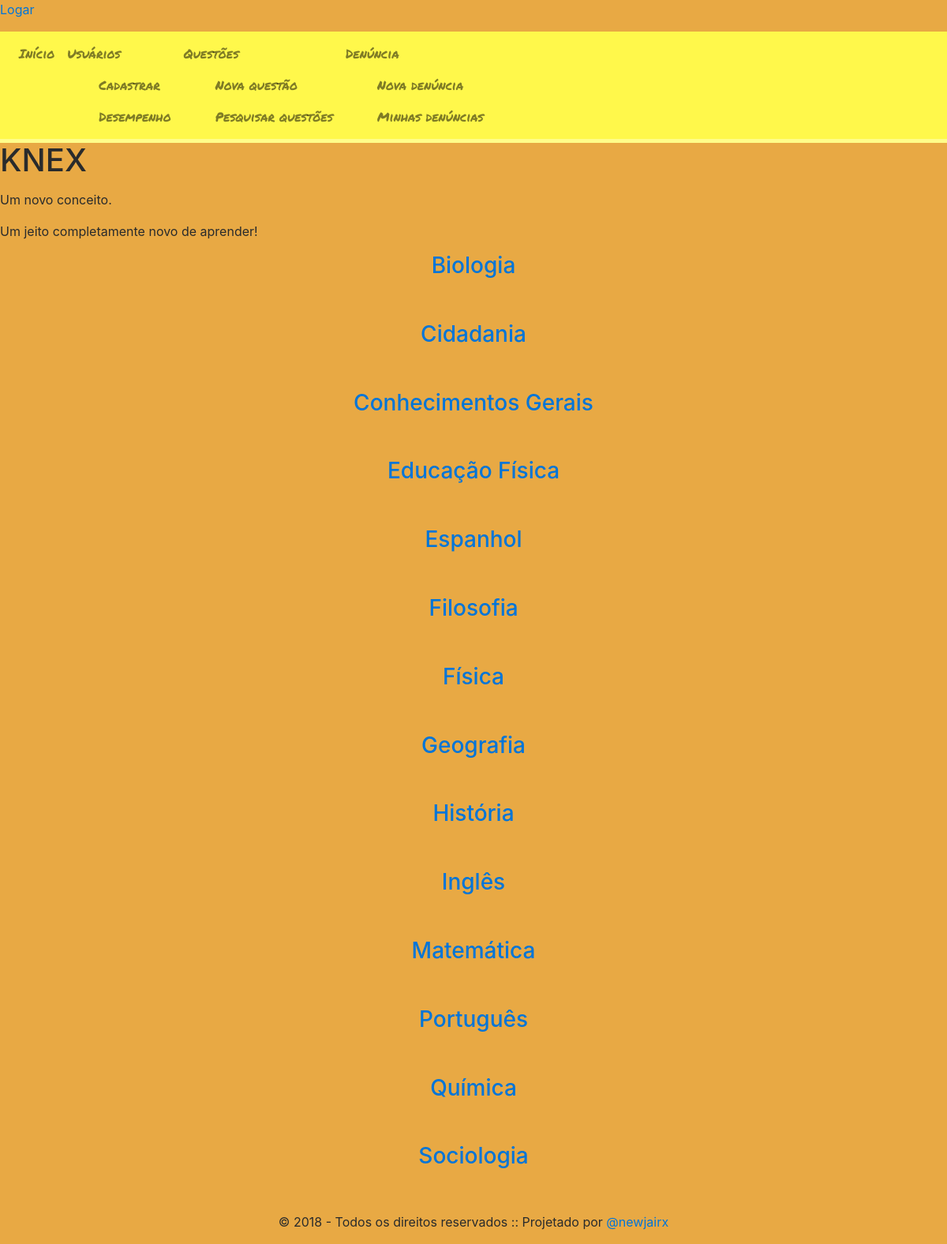
The page /KNEX/pesquisarQuestoes.php on the database its author committed.
### tables this page shows
CREATE TABLE AREA (
ID_AREA int(5) PRIMARY KEY auto_increment,
AREA varchar(50) not null
);

### KNEX/dao/queries.php (called while the page is built, shortened)
<?php
    class Queries {
        private $conexao;
        public function Queries(){
            $host = "mysql:host=localhost;dbname=knex";
            $usuario = "jairx";
            $senha = "Copa2018";
            try {
                $conexao = new PDO($host, $usuario, $senha);
            } catch (Exception $ex) {
                echo "Erro ao estabelecer conexão: ". $ex->getMessage();
            };
            $this->conexao = $conexao;
        }
        public function selectArea() {
            $string = "select * from AREA order by AREA asc;";
            $sql = $this->conexao->prepare($string);
            $sql->execute();
            return $sql;
        }
    }

### KNEX/pesquisarQuestoes.php (the view)
<?php
    include('header.php');
    include('brand.php');
    include('dao/queries.php');
?>
<?php
    $query = new Queries();
    $result = $query->selectArea();
    while($area = $result->fetch()){
        ?>
            <a href="assuntos.php?idArea=<?= $area["ID_AREA"] ?>&area=<?= $area["AREA"]?>">
                <h3 id="area"><?= $area["AREA"] ?></h3>
            </a>
            <br>
            <br>
        <?php
    }
?>
<?php
    include('footer.php');
?>

### KNEX/header.php (shortened to what this page needs)
<!DOCTYPE HTML>
<html>
	<head lang="pt-BR">
		<link rel="stylesheet" type="text/css" href="css/bootstrap.min.css">
		<link rel="stylesheet" type="text/css" href="css/style.css">
		<link rel="stylesheet" href="fonts/css/font-awesome.min.css">
	</head>
	<body>
        <?php
            if(!isset($_SESSION)){
            ?>
                <div class="login">
                    <p><a class="logar" href="login.php">Logar</a></p>
                </div>
            <?php
            }else{
            ?>
                <div class="login">
                    <p><a class="logar" href="logout.php">Logout</a></p>
                </div>
            <?php
            }
        ?>
		<nav class="navbar navbar-toggleable-md navbar-light bg-faded">
			<div class="collapse navbar-collapse" id="navbarNavAltMarkup">
				<div class="navbar-nav">
                    <div class="menu">
                        <ul class="menu clearfix">
                            <li><a class="nav-item nav-link" href="index.php">Início</a></li>
                            <li><a class="nav-item nav-link" href="index.php">Usuários</a>
                                <ul class="submenu">
                                    <li><a class="nav-item nav-link" href="cadastroUsuario.php">Cadastrar</a></li>
                                    <li><a class="nav-item nav-link" href="desempenho.php">Desempenho</a></li>
                                </ul>
                            </li>
                            <li><a class="nav-item nav-link" href="index.php">Questões</a>
                                <ul class="submenu">
                                    <li><a class="nav-item nav-link" href="novaQuestao.php">Nova questão</a></li>
                                    <li><a class="nav-item nav-link" href="pesquisarQuestoes.php">Pesquisar questões</a></li>
                                </ul>
                            </li>
                            <li><a class="nav-item nav-link" href="index.php">Denúncia</a>
                                <ul class="submenu">
                                    <li><a class="nav-item nav-link" href="novaDenuncia.php">Nova denúncia</a></li>
                                    <li><a class="nav-item nav-link" href="minhasDenuncias.php">Minhas denúncias</a></li>
                                </ul>
                            </li>
                        </ul>
                    </div>
				</div>
			</div>
		</nav>

### KNEX/brand.php
<div>
    <div id="textao">
        <h1><p id="brand">KNEX</p></h1>
        <p>Um novo conceito.</p>
        <p>Um jeito completamente novo de aprender!</p>
    </div>
</div>

### KNEX/footer.php (shortened to what this page needs)
        <footer class="footer">
                    <p align="center">&copy; 2018 - Todos os direitos reservados :: Projetado por
                    <a href="https://www.instagram.com/newjairx/">@newjairx</a></p>
        </footer>
	</body>
</html>

### KNEX/css/style.css (style rules this page uses)
.menu { margin: 0; padding: 0; }
#area { text-align: center; }
.menu, .submenu { list-style: none; float: left; }
.menu > li { float: left; }
body { background-color: #E8A944; }
.bg-faded { background-color: #FFF84B; border-bottom-style: inset; border-bottom-color: #FFFD8A; border-bottom-width: 5px; }

### rows shown on the page
area: AREA "Biologia"
area: AREA "Cidadania"
area: AREA "Conhecimentos Gerais"
area: AREA "Educação Física"
area: AREA "Espanhol"
area: AREA "Filosofia"
area: AREA "Física"
area: AREA "Geografia"
area: AREA "História"
area: AREA "Inglês"
area: AREA "Matemática"
area: AREA "Português"
area: AREA "Química"
area: AREA "Sociologia"
